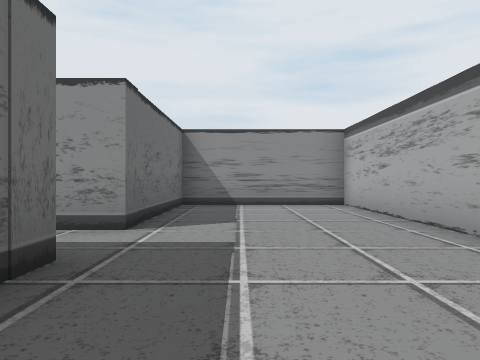
view 1 (above)

16 first-person views from a walk through a Unity game level. The camera is 1.2 m above the floor, looks level and sees 70° across. The floor is counted in squares, 2 m on a side. Each view is taken from the middle of a square. On the plan, view 1 faces up. The plan holds only what a view shows up to about 10 squares ahead; the rest is blank. The player character is not drawn. Door leaves are left out, so doorways stand open.

view 2
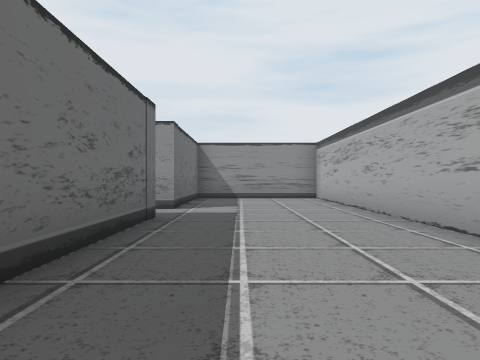

view 3
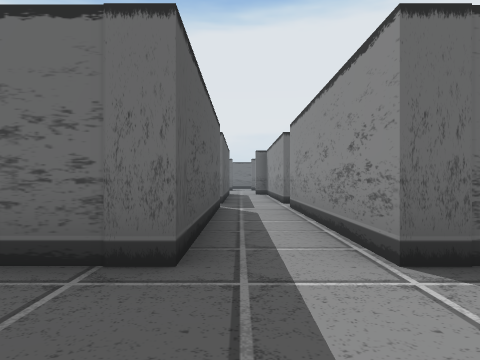

view 4
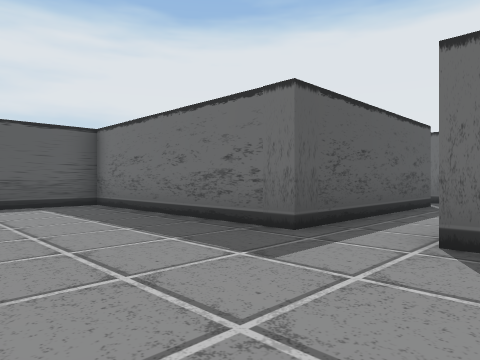

view 5
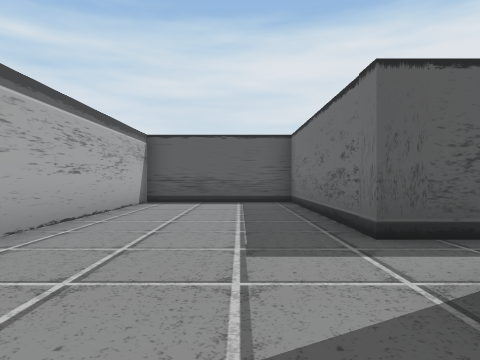

view 6
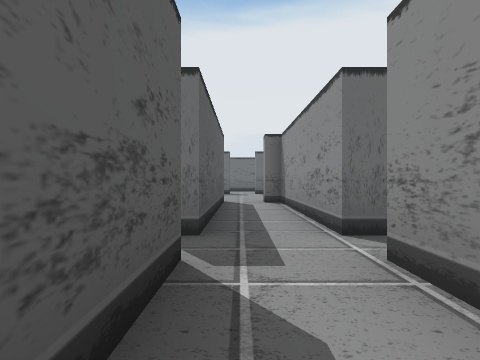

view 7
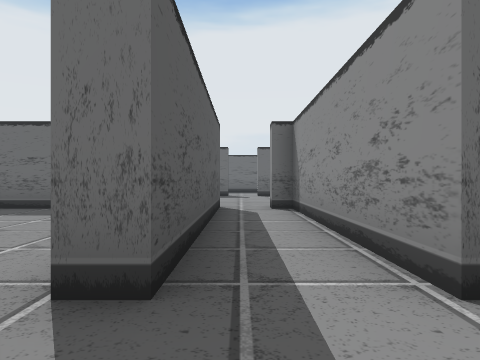

view 8
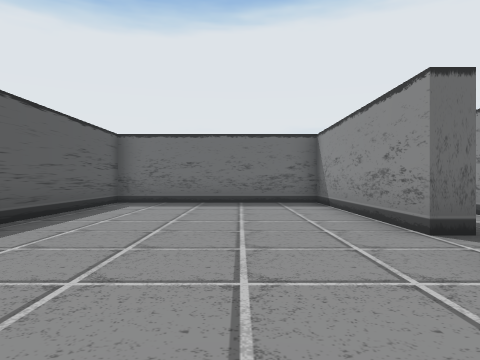

view 9
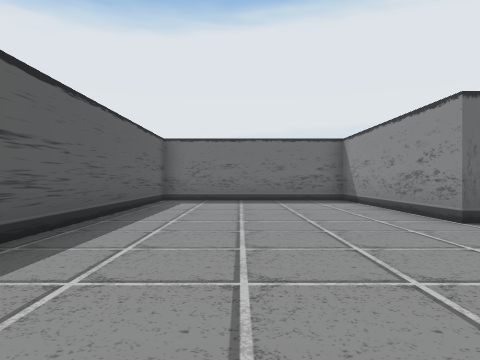

view 10
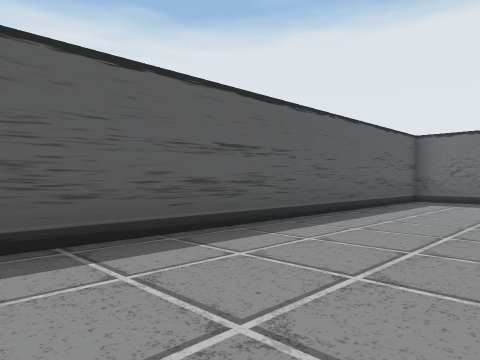

view 11
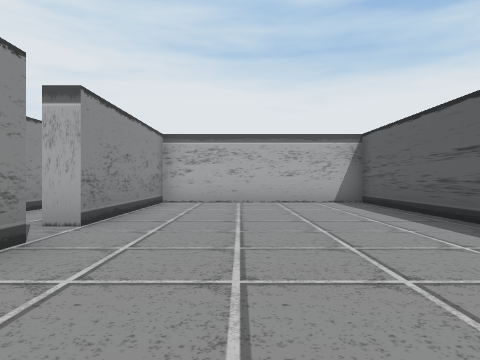

view 12
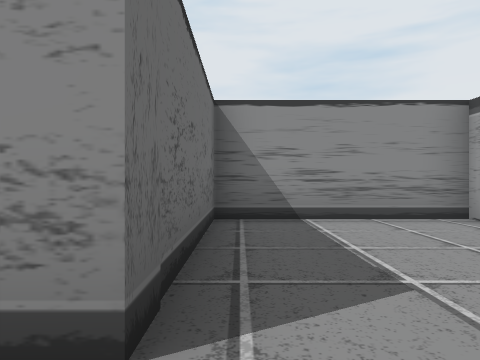

view 13
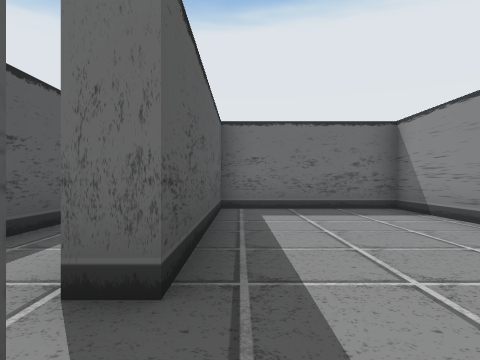

view 14
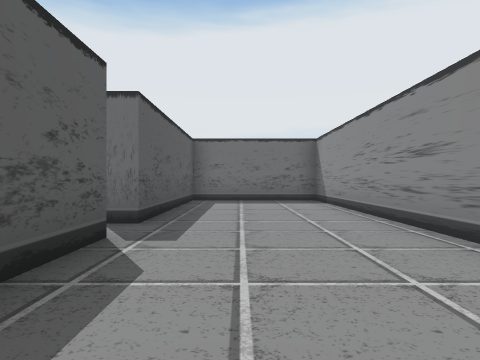

view 15
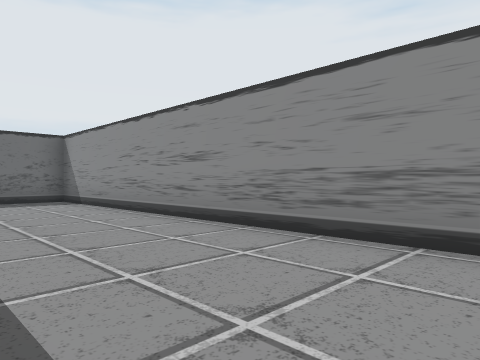

view 16
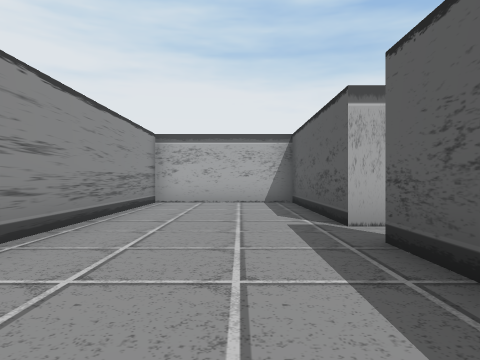

### Floor plan
Points are (right, up) in squares from view 1. A wall is a line through its corners. A room is listed if a view was taken in it or the views show most of it. See-through windows are left out.
Room 1 (views 1, 2, 3, 4, 5, 6, 7, 12)
walls: (-6.6, 2.6) (-1.4, 2.6) (-1.4, -3.2) (2.5, -3.2) (2.5, 8.3) (-1.4, 8.3) (-1.4, 4.1) (-6.6, 4.1); (-7.7, 4.1) (-13.1, 4.1); (-13.4, 2.6) (-7.7, 2.6)
ways out: open door at (-7, 2) to room 2; open door at (-7, 4) to room 3; open door at (-13, 3)
Room 2 (views 8, 9, 10, 11)
walls: (-7.7, 2.1) (-13.1, 2.1) (-13.1, -3.2) (-1.9, -3.2) (-1.9, 2.1) (-6.6, 2.1)
ways out: open door at (-7, 2) to room 1
Room 3 (views 13, 14, 15, 16)
walls: (-6.6, 4.6) (-1.9, 4.6) (-1.9, 8.3) (-13.1, 8.3) (-13.1, 4.6) (-7.7, 4.6)
ways out: open door at (-7, 4) to room 1

Where each view was taken, in squares from view 1:
view 1: 0 up, 0 right, facing up
view 2: 3 down, 0 right, facing up
view 3: 3 up, 1 right, facing left
view 4: 5 up, 2 right, facing down-left
view 5: 6 up, 0 right, facing down
view 6: 3 up, 4 left, facing left
view 7: 3 up, 6 left, facing left
view 8: 0 up, 4 left, facing left
view 9: 1 down, 3 left, facing left
view 10: 0 up, 3 left, facing down-left
view 11: 0 up, 11 left, facing right
view 12: 3 up, 1 left, facing up
view 13: 5 up, 6 left, facing left
view 14: 6 up, 3 left, facing left
view 15: 5 up, 3 left, facing up-left
view 16: 6 up, 11 left, facing right
